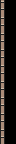

This game map was drawn from its Tiled (.tmx) file and the tilesets committed beside it. A one-line description and the full map source follow:
An orthogonal 1x9 tile map with 16x16 px tiles, 1 tile layer (Tile Layer 1).

<map version="1.9" tiledversion="1.9.1" orientation="orthogonal" renderorder="right-down" width="1" height="9" tilewidth="16" tileheight="16" infinite="0" nextlayerid="2" nextobjectid="1">
 <tileset firstgid="1" source="../0x72_DungeonTilesetII_v1.4.tsx" />
 <layer id="1" name="Tile Layer 1" width="1" height="9">
  <data encoding="csv">
258,
258,
258,
258,
258,
258,
258,
258,
258
</data>
 </layer>
</map>
